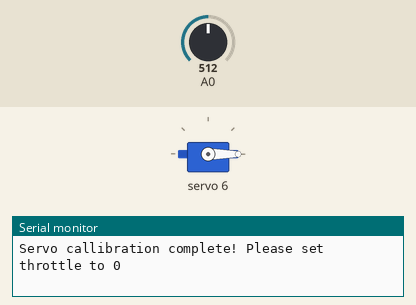
Bench run of a sketch on a simulated Arduino Uno, built with avr-gcc and run on an emulated ATmega328P. Shown: servo, the last lines printed to the serial monitor. The test bench sets the inputs (shaded band); at power-on: A0 = 512.

Above: at 11.8 s.
11.9 s: A0 set to 0
At 12.8 s:
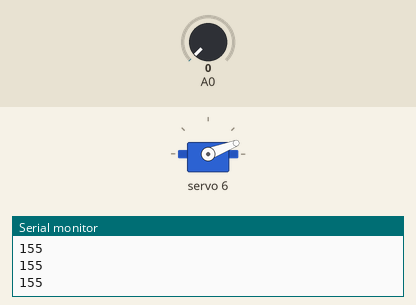
13.4 s: A0 set to 306
At 14.2 s:
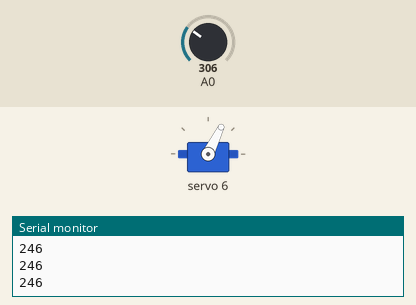
14.9 s: A0 set to 470
At 15.3 s:
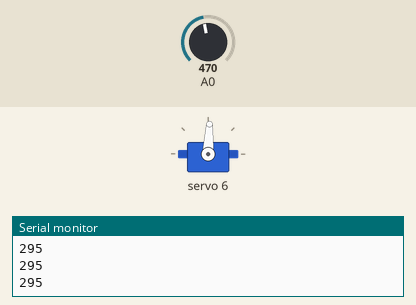
16.4 s: A0 set to 716
At 17.6 s:
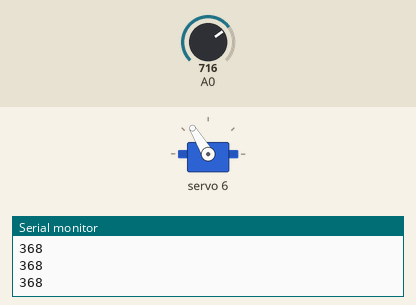
17.9 s: A0 set to 900
At 18.8 s:
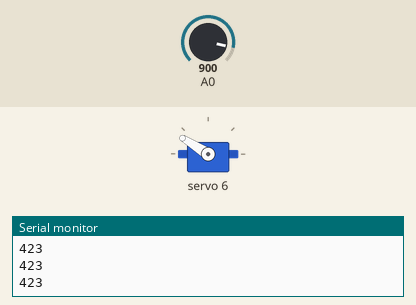
19.4 s: A0 set to 1023
At 20.0 s:
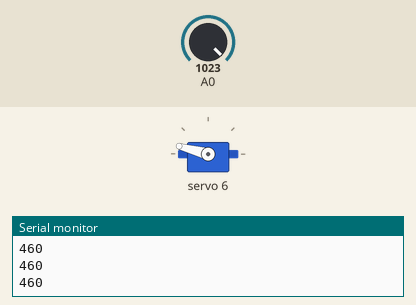
Timing chart, 0 to 21.9 s (numbered marks = the images above; inputs shaded):
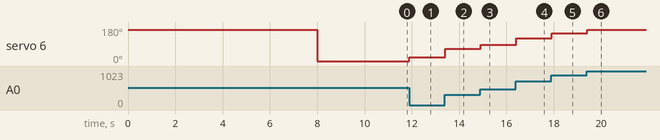

The sketch:

ESCautoCalibrate.ino
```cpp
#include <Adafruit_PWMServoDriver.h>
Adafruit_PWMServoDriver servos = Adafruit_PWMServoDriver();
#define SERVOMIN 90 //Should be pretty accurate
#define SERVOMAX 460
#define SAFE_MODE false
void calibrateESC(){
  Serial.println("Calibration started, setting max");
  servos.setPWM(6,0,SERVOMAX);
  delay(8000);
  Serial.println("ESC should have max now, setting min");
  servos.setPWM(6,0,SERVOMIN);
  delay(3000);
  Serial.println("ESC should have min now");
  notifyUser();
  Serial.println("Servo callibration complete! Please set throttle to 0");
  while(analogRead(0)>0);
}
void notifyUser(){
  Serial.println("Replace this with a hardware function, ESC is ready!");
}
void setup() {
  // put your setup code here, to run once:
  servos.begin();
  pinMode(13,INPUT_PULLUP);
  servos.setPWMFreq(50);
  Serial.begin(9600);
  //while(!Serial);
  Serial.println("Beginning ESC callibration");
  calibrateESC();

}

void loop() {
    int sVal = SERVOMIN;
    if(SAFE_MODE){
      sVal = map(analogRead(0),0,1023,155,356);
    }
    else{
      sVal = map(analogRead(0),0,1023,155,SERVOMAX);
    }
    Serial.println(sVal);
    servos.setPWM(6,0,sVal);
    //servos.setPWM(2,0,sVal);
  }
  // put your main code here, to run repeatedly:
```

Measured:
- after the input at 11.9 s, servo 6: 0° → 21° at once
- after the input at 13.4 s, servo 6: 21° → 64° at once
- after the input at 14.9 s, servo 6: 64° → 87° at once
- after the input at 16.4 s, servo 6: 87° → 121° at once
- after the input at 17.9 s, servo 6: 121° → 148° at once
- after the input at 19.4 s, servo 6: 148° → 165° at once
